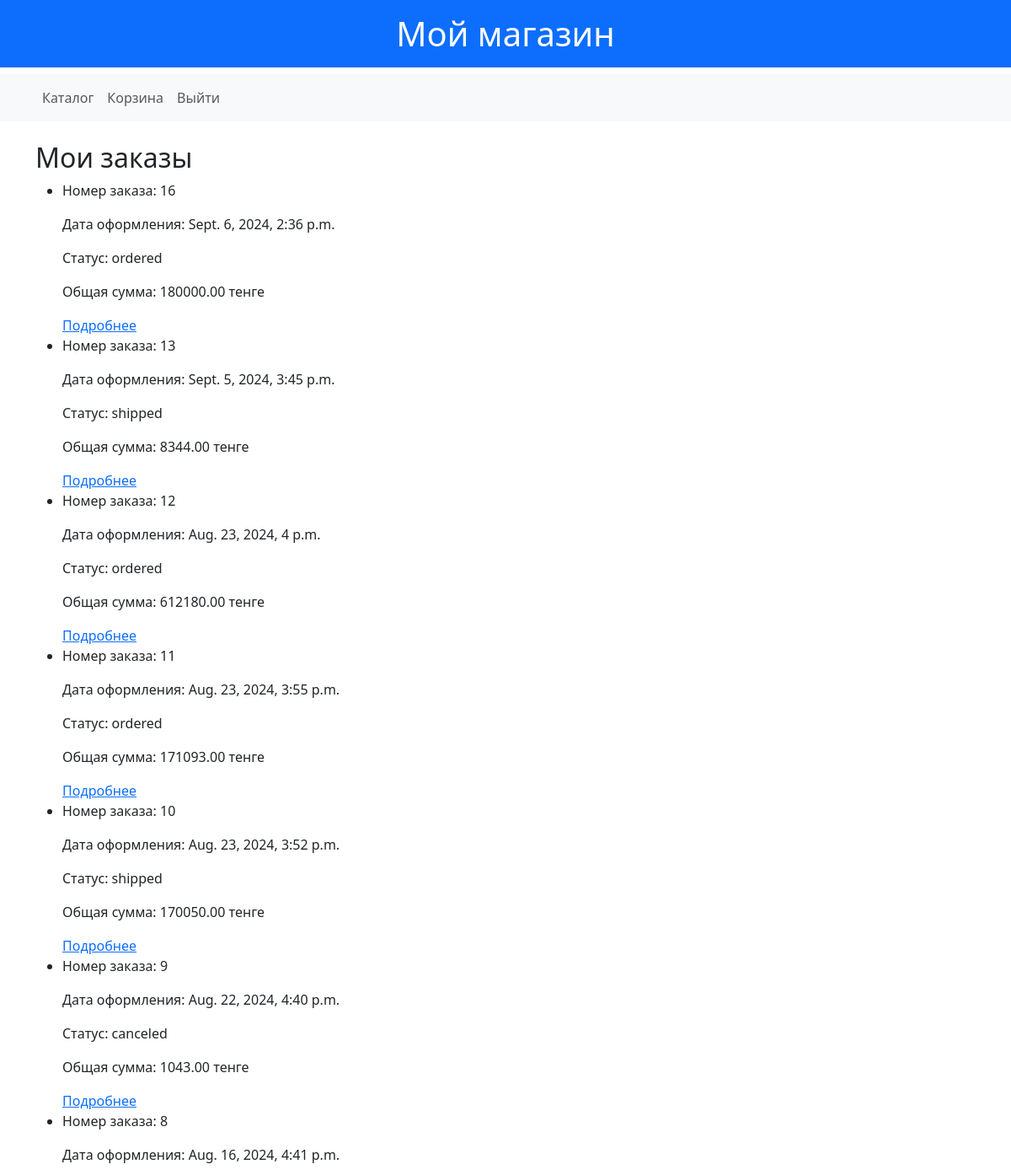
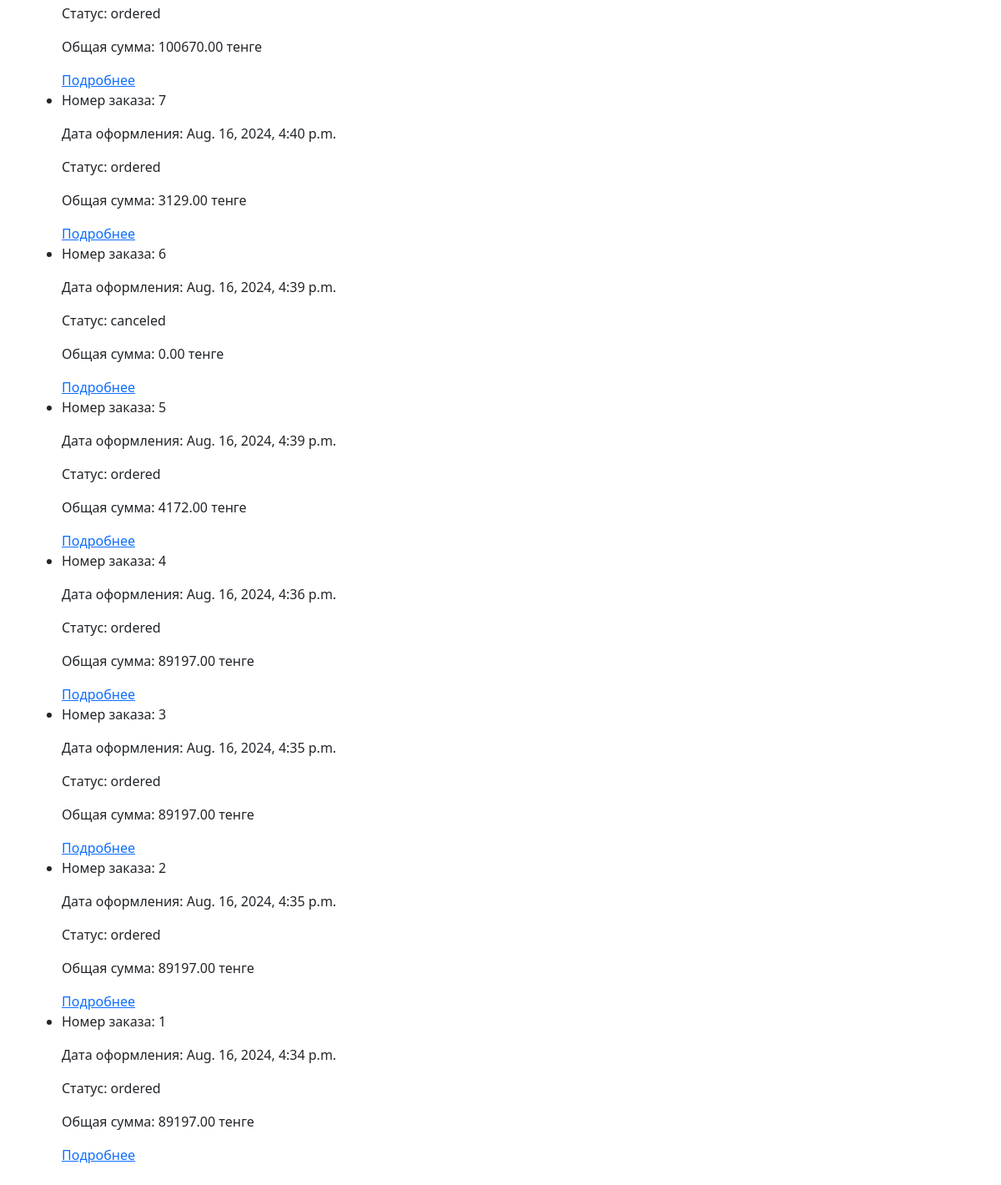
/my-orders/ (signed in), run on the app's committed database (2 pictures, top to bottom).
### shop/models.py (models this page shows, shortened)
class Order(models.Model):
    STATUS_CHOICES = [
        ('ordered', 'Заказан'),
        ('shipped', 'Отправлен'),
        ('received', 'Получен'),
        ('canceled', 'Отменен'),
        ('returned', 'Возвращен'),
    ]
    user = models.ForeignKey(User, on_delete=models.CASCADE, related_name='orders')
    total_price = models.DecimalField(max_digits=10, decimal_places=2)
    address = models.CharField(max_length=255)
    status = models.CharField(max_length=10, choices=STATUS_CHOICES, default='ordered')
    payment_status = models.BooleanField(default=False)
    created_at = models.DateTimeField(auto_now_add=True)
    objects = OrderManager()
    class Meta:
        verbose_name = "Заказ"
        verbose_name_plural = "Заказы"

### shop/views.py (the view)
# urls.py: path('my-orders/', UserOrdersView.as_view(), name='user_orders'),
class UserOrdersView(LoginRequiredMixin, ListView):
    model = Order
    template_name = 'order/user_orders.html'
    context_object_name = 'orders'
    def get_queryset(self):
        return Order.objects.filter(user=self.request.user).order_by('-created_at')

### shop/templates/order/user_orders.html
{% extends 'shop/base.html' %}
{% block content %}
    <h2>Мои заказы</h2>
    {% if orders %}
        <ul>
        {% for order in orders %}
            <li>
            <p>Номер заказа: {{ order.id }}</p>
            <p>Дата оформления: {{ order.created_at }}</p>
            <p>Статус: {{ order.status }}</p>
            <p>Общая сумма: {{ order.total_price }} тенге </p>
            <a href="{% url 'order_confirmation' order.id %}">Подробнее</a>
            </li>
        {% endfor %}
        </ul>
    {% else %}
        <p>У вас пока нет заказов.</p>
    {% endif %}
{% endblock %}

### data on the page
Order: id "16", created_at "Sept. 6, 2024, 2:36 p.m.", status "ordered", total_price "180000.00"
Order: id "13", created_at "Sept. 5, 2024, 3:45 p.m.", status "shipped", total_price "8344.00"
Order: id "12", created_at "Aug. 23, 2024, 4 p.m.", status "ordered", total_price "612180.00"
Order: id "11", created_at "Aug. 23, 2024, 3:55 p.m.", status "ordered", total_price "171093.00"
Order: id "10", created_at "Aug. 23, 2024, 3:52 p.m.", status "shipped", total_price "170050.00"
Order: id "9", created_at "Aug. 22, 2024, 4:40 p.m.", status "canceled", total_price "1043.00"
Order: id "8", created_at "Aug. 16, 2024, 4:41 p.m.", status "ordered", total_price "100670.00"
Order: id "7", created_at "Aug. 16, 2024, 4:40 p.m.", status "ordered", total_price "3129.00"
Order: id "6", created_at "Aug. 16, 2024, 4:39 p.m.", status "canceled", total_price "0.00"
Order: id "5", created_at "Aug. 16, 2024, 4:39 p.m.", status "ordered", total_price "4172.00"
Order: id "4", created_at "Aug. 16, 2024, 4:36 p.m.", status "ordered", total_price "89197.00"
Order: id "3", created_at "Aug. 16, 2024, 4:35 p.m.", status "ordered", total_price "89197.00"
Order: id "2", created_at "Aug. 16, 2024, 4:35 p.m.", status "ordered", total_price "89197.00"
Order: id "1", created_at "Aug. 16, 2024, 4:34 p.m.", status "ordered", total_price "89197.00"
